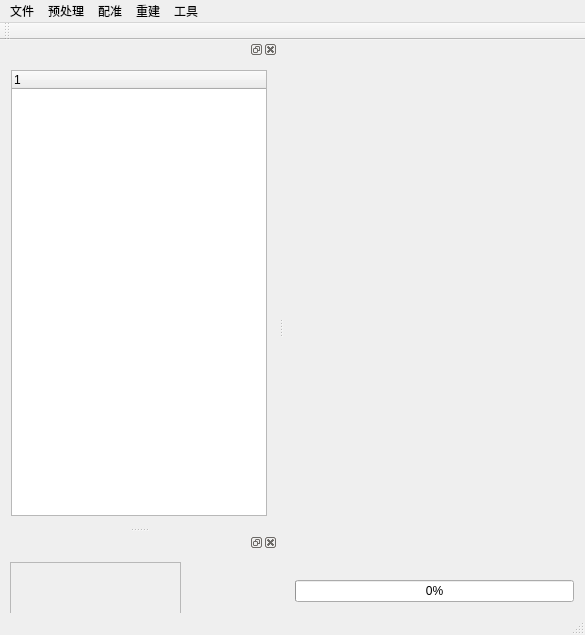
<?xml version="1.0" encoding="UTF-8"?>
<ui version="4.0">
 <class>ZeroClass</class>
 <widget class="QMainWindow" name="ZeroClass">
  <property name="geometry">
   <rect>
    <x>0</x>
    <y>0</y>
    <width>585</width>
    <height>635</height>
   </rect>
  </property>
  <property name="windowTitle">
   <string>Zero</string>
  </property>
  <widget class="QWidget" name="centralWidget">
   <layout class="QHBoxLayout" name="horizontalLayout_2">
    <item>
     <layout class="QVBoxLayout" name="verticalLayout">
      <item>
       <widget class="QVTKWidget" name="pclviewerwidget" native="true"/>
      </item>
      <item>
       <widget class="QProgressBar" name="progressBar">
        <property name="value">
         <number>0</number>
        </property>
       </widget>
      </item>
     </layout>
    </item>
   </layout>
  </widget>
  <widget class="QMenuBar" name="menuBar">
   <property name="geometry">
    <rect>
     <x>0</x>
     <y>0</y>
     <width>585</width>
     <height>23</height>
    </rect>
   </property>
   <widget class="QMenu" name="menu">
    <property name="title">
     <string>文件</string>
    </property>
    <addaction name="actionOpenCloud"/>
    <addaction name="actionOpenMesh"/>
    <addaction name="separator"/>
    <addaction name="actionSaveCloud"/>
    <addaction name="actionSaveMesh"/>
    <addaction name="separator"/>
    <addaction name="actionQuit"/>
   </widget>
   <widget class="QMenu" name="menu_2">
    <property name="title">
     <string>预处理</string>
    </property>
    <widget class="QMenu" name="menuSimplify">
     <property name="title">
      <string>精简</string>
     </property>
     <addaction name="actionVoxeGridSimplify"/>
     <addaction name="actionUniformSimplify"/>
    </widget>
    <addaction name="menuSimplify"/>
    <addaction name="actionOuliterRemove"/>
    <addaction name="actionUpSamplify"/>
    <addaction name="actionComputeNormal"/>
    <addaction name="actionSmoothNormal"/>
   </widget>
   <widget class="QMenu" name="menu_3">
    <property name="title">
     <string>重建</string>
    </property>
    <addaction name="actionPCLPossion"/>
    <addaction name="actionPCLFast"/>
   </widget>
   <widget class="QMenu" name="menu_4">
    <property name="title">
     <string>工具</string>
    </property>
    <addaction name="actionMeasure"/>
    <addaction name="actionPolePoint"/>
    <addaction name="actionCenter"/>
    <addaction name="actionCentroid"/>
    <addaction name="actionCloudMessage"/>
   </widget>
   <widget class="QMenu" name="menu_5">
    <property name="title">
     <string>配准</string>
    </property>
    <widget class="QMenu" name="menuAutoICP">
     <property name="title">
      <string>AutoICP</string>
     </property>
     <addaction name="actionOriginICP"/>
     <addaction name="actionNDTICP"/>
    </widget>
    <addaction name="menuAutoICP"/>
   </widget>
   <addaction name="menu"/>
   <addaction name="menu_2"/>
   <addaction name="menu_5"/>
   <addaction name="menu_3"/>
   <addaction name="menu_4"/>
  </widget>
  <widget class="QToolBar" name="mainToolBar">
   <attribute name="toolBarArea">
    <enum>TopToolBarArea</enum>
   </attribute>
   <attribute name="toolBarBreak">
    <bool>false</bool>
   </attribute>
  </widget>
  <widget class="QStatusBar" name="statusBar"/>
  <widget class="QDockWidget" name="dockWidget">
   <attribute name="dockWidgetArea">
    <number>1</number>
   </attribute>
   <widget class="QWidget" name="dockWidgetContents">
    <layout class="QHBoxLayout" name="horizontalLayout">
     <item>
      <widget class="QTreeWidget" name="treeWidget">
       <property name="minimumSize">
        <size>
         <width>100</width>
         <height>100</height>
        </size>
       </property>
       <column>
        <property name="text">
         <string notr="true">1</string>
        </property>
       </column>
      </widget>
     </item>
    </layout>
   </widget>
  </widget>
  <widget class="QDockWidget" name="dockWidget_para">
   <property name="minimumSize">
    <size>
     <width>196</width>
     <height>38</height>
    </size>
   </property>
   <attribute name="dockWidgetArea">
    <number>1</number>
   </attribute>
   <widget class="QWidget" name="dock_para">
    <widget class="QFrame" name="frame">
     <property name="geometry">
      <rect>
       <x>10</x>
       <y>10</y>
       <width>171</width>
       <height>241</height>
      </rect>
     </property>
     <property name="frameShape">
      <enum>QFrame::StyledPanel</enum>
     </property>
     <property name="frameShadow">
      <enum>QFrame::Raised</enum>
     </property>
    </widget>
   </widget>
  </widget>
  <action name="actionOpenCloud">
   <property name="text">
    <string>打开点云</string>
   </property>
  </action>
  <action name="actionSaveCloud">
   <property name="text">
    <string>保存点云</string>
   </property>
  </action>
  <action name="actionQuit">
   <property name="text">
    <string>退出</string>
   </property>
  </action>
  <action name="actionMeasure">
   <property name="text">
    <string>测距</string>
   </property>
  </action>
  <action name="actionPolePoint">
   <property name="text">
    <string>极点</string>
   </property>
  </action>
  <action name="actionCenter">
   <property name="text">
    <string>点云中心</string>
   </property>
  </action>
  <action name="actionCentroid">
   <property name="text">
    <string>点云质心</string>
   </property>
  </action>
  <action name="actionPCLPossion">
   <property name="text">
    <string>泊松重建</string>
   </property>
  </action>
  <action name="actionPCLFast">
   <property name="text">
    <string>快速重建</string>
   </property>
  </action>
  <action name="actionOuliterRemove">
   <property name="text">
    <string>移除离群点</string>
   </property>
  </action>
  <action name="actionVoxeGridSimplify">
   <property name="text">
    <string>均匀精简</string>
   </property>
  </action>
  <action name="actionUniformSimplify">
   <property name="text">
    <string>统一精简</string>
   </property>
  </action>
  <action name="actionUpSamplify">
   <property name="text">
    <string>上采样</string>
   </property>
  </action>
  <action name="actionComputeNormal">
   <property name="text">
    <string>计算法向量</string>
   </property>
  </action>
  <action name="actionSmoothNormal">
   <property name="text">
    <string>光滑法向量</string>
   </property>
  </action>
  <action name="actionOriginICP">
   <property name="text">
    <string>ICP</string>
   </property>
  </action>
  <action name="actionNDTICP">
   <property name="text">
    <string>NDT</string>
   </property>
  </action>
  <action name="actionOpenMesh">
   <property name="text">
    <string>打开三角网格</string>
   </property>
  </action>
  <action name="actionSaveMesh">
   <property name="text">
    <string>保存三角网格</string>
   </property>
  </action>
  <action name="actionCloudMessage">
   <property name="text">
    <string>点云信息</string>
   </property>
  </action>
 </widget>
 <layoutdefault spacing="6" margin="11"/>
 <customwidgets>
  <customwidget>
   <class>QVTKWidget</class>
   <extends>QWidget</extends>
   <header>qvtkwidget.h</header>
   <container>1</container>
  </customwidget>
 </customwidgets>
 <resources>
  <include location="zero.qrc"/>
 </resources>
 <connections/>
</ui>
